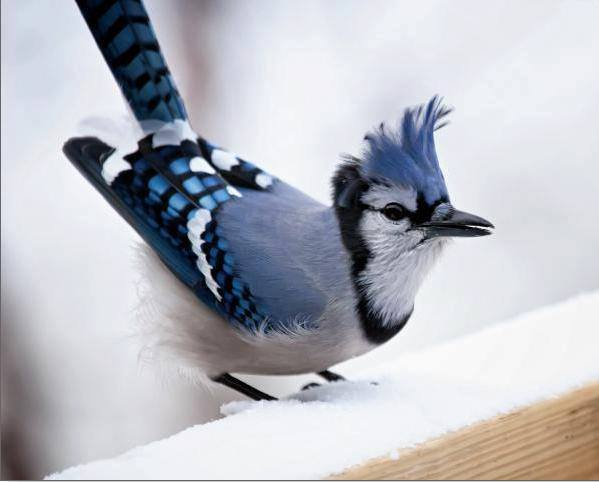
#> input picture images/bird.jpg, 599 x 482 px; its folder holds only this picture in this run
$ jupyter execute preprocessing.ipynb
#> lines starting #> are read from the running program, lines starting #| are printed output that depends on the picture; after the words box and inside, x2 and y2 are one past the last pixel; in counts of white or black regions, pixels touching at a corner belong together
In this notebook we will try different automatic gray to binary transformation algorithms.

[cell 1]
import matplotlib.pyplot as plt
import numpy as np
import cv2
import os

[cell 2]
def plot_images(imgs_list, imgs_titles=[]):
    """
    Display a list of images with their titles using Matplotlib.

    Args:
    - imgs_list (list): List of images (as NumPy arrays) to be displayed.
    - imgs_titles (list, optional): List of titles for each image. Default is an empty list.

    Returns:
    - None

    Example:
    plot_images([img1, img2], ["Title 1", "Title 2"])
    """
    num_of_imgs = len(imgs_list)

    # Create a subplot with 1 row and 'num_of_imgs' columns
    fig, ax = plt.subplots(1, num_of_imgs, figsize=(12, 8))

    # Loop through the images and display them
    for i in range(num_of_imgs):
        ax[i].imshow(imgs_list[i], cmap='gray')  # Show the image
        ax[i].set_xticks([])
        ax[i].set_yticks([])
        # Add title if titles are provided and the index is within range
        if len(imgs_titles) and i < len(imgs_titles):
            ax[i].set_title(imgs_titles[i])  # Set the title for the subplot

## We will try the following methods:

### Adaptive Thresholding:
- **cv2.ADAPTIVE_THRESH_MEAN_C:**
   - Calculates the threshold for a small region of the image, adjusting it for varying lighting conditions.

- **cv2.ADAPTIVE_THRESH_GAUSSIAN_C:**
   - Similar to mean, but the threshold value is the weighted sum of the neighborhood values.

### Otsu's Thresholding:
- **cv2.THRESH_OTSU:**
  - Determines an optimal threshold value by minimizing the intra-class variance of the binary image.

### Riddler-Calvard Thresholding:
- **cv2.THRESH_TRIANGLE:**
  - Determines the threshold based on the triangle method, where the threshold is found at the maximum of the histogram's longest side to the hypotenuse line.

[cell 3]
def get_binary_images(gray_img):
    thresholded_A_mean = cv2.adaptiveThreshold(gray_img, 255, cv2.ADAPTIVE_THRESH_MEAN_C,\
                                cv2.THRESH_BINARY,11,2)
    thresholded_A_gaussian = cv2.adaptiveThreshold(gray_img, 255, cv2.ADAPTIVE_THRESH_GAUSSIAN_C,
                                            cv2.THRESH_BINARY, 11, 2)
    _, thresholded_Otsu = cv2.threshold(gray_img, 0, 255, cv2.THRESH_BINARY + cv2.THRESH_OTSU)
    _, thresholded_triangle = cv2.threshold(gray_img, 0, 255, cv2.THRESH_BINARY + cv2.THRESH_TRIANGLE)
    return [thresholded_A_mean, thresholded_A_gaussian, thresholded_Otsu, thresholded_triangle]

[cell 4]
# read all images in images folder
# get the path of the parent directory
parent_dir = os.path.abspath(os.path.join(os.getcwd(), os.pardir))

# get images folder
imgs_dir = os.path.join(parent_dir, "images")

# get images
images = []
for filename in os.listdir(imgs_dir):
    if filename.endswith(('jpg', 'jpeg', 'tif')):
        image_path = os.path.join(imgs_dir, filename)
        img = cv2.imread(image_path)
#> img is the input picture: shape (482, 599, 3); mean B, G, R 193.3, 185.7, 184.2
        images.append(img)

[cell 5]
# Show images after applying transformation on them
for img in images:
    size = len(img.shape)
    if(size == 3):
        gray_img = cv2.cvtColor(img, cv2.COLOR_BGR2GRAY)
    else:
        gray_img = img

    binary_imgs = get_binary_images(gray_img)
    binary_imgs.append(img)
    plot_images(binary_imgs, ["Mean", "Gaussain", "Otsu", "Riddler", "Original"])
#> this loop made 1 pass
#> (size, num_of_imgs in plot_images) on pass 1: (3, 5)
#> pass 1, `gray_img = cv2.cvtColor(img, cv2.COLOR_BGR2GRAY)`:
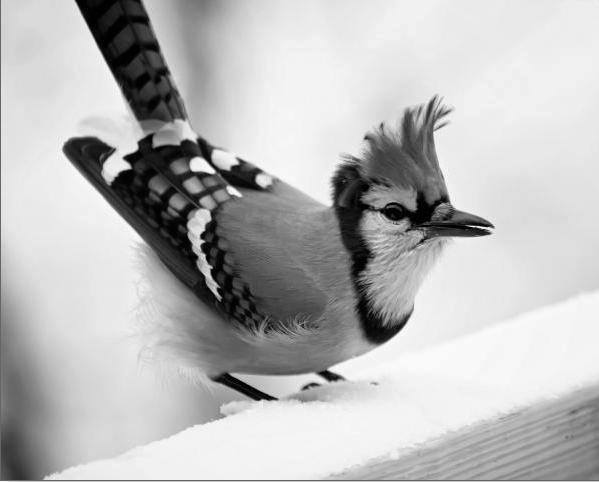
#> gray_img: shape (482, 599); min 0, max 255, mean 186.1
#> pass 1, in get_binary_images, `thresholded_A_mean = cv2.adaptiveThreshold(gray_img, 255, cv2.ADAPTIVE..`:
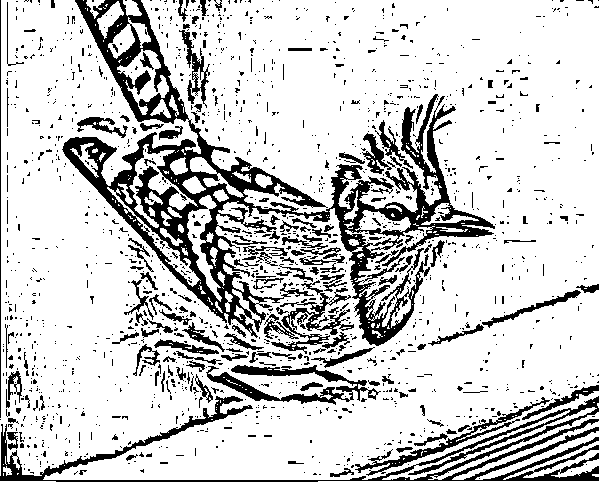
#> thresholded_A_mean: shape (482, 599); 80.2% white; 1517 black regions (1348 under 20 px), largest, box (x1, y1, x2, y2) and area: (62, 0, 495, 346) 25653, (0, 396, 599, 482) 7447, (206, 365, 381, 405) 2185
#> pass 1, in get_binary_images, `thresholded_A_gaussian = cv2.adaptiveThreshold(gray_img, 255, cv2.ADAP..`:
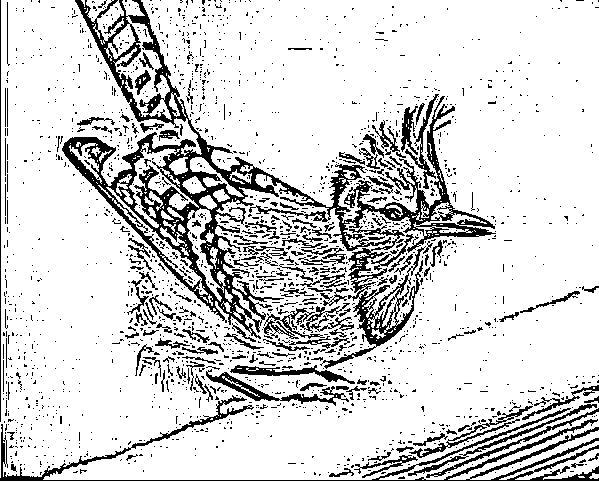
#> thresholded_A_gaussian: shape (482, 599); 83.5% white; 1961 black regions (1774 under 20 px), largest, box (x1, y1, x2, y2) and area: (62, 0, 496, 369) 21054, (0, 395, 599, 481) 4496, (206, 369, 349, 406) 947
#> pass 1, in get_binary_images, `_, thresholded_Otsu = cv2.threshold(gray_img, 0, 255, cv2.THRESH_BINAR..`:
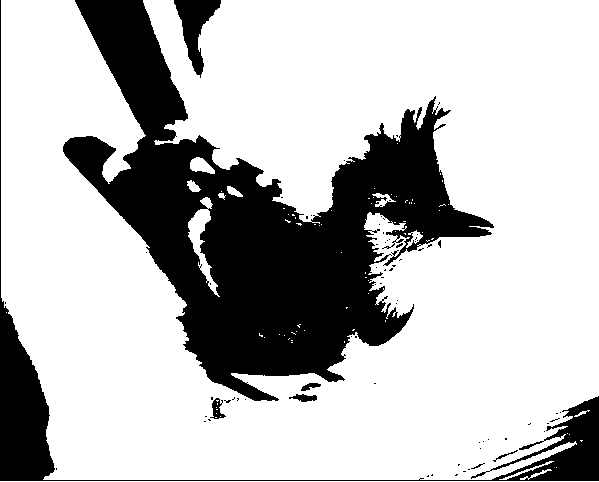
#> thresholded_Otsu: shape (482, 599); 73.8% white; 73 black regions (65 under 20 px), largest, box (x1, y1, x2, y2) and area: (63, 0, 494, 401) 62052, (0, 0, 599, 481) 11243, (174, 0, 221, 78) 1555
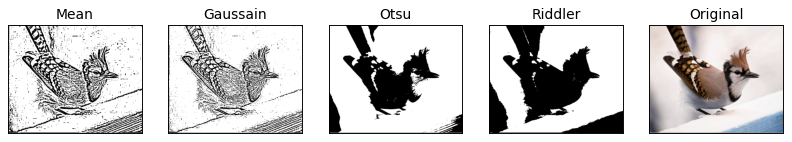
#> figure drawn by matplotlib, 5 panels; B, G, R data is drawn as R, G, B

$ run again, on images/img3.jpg
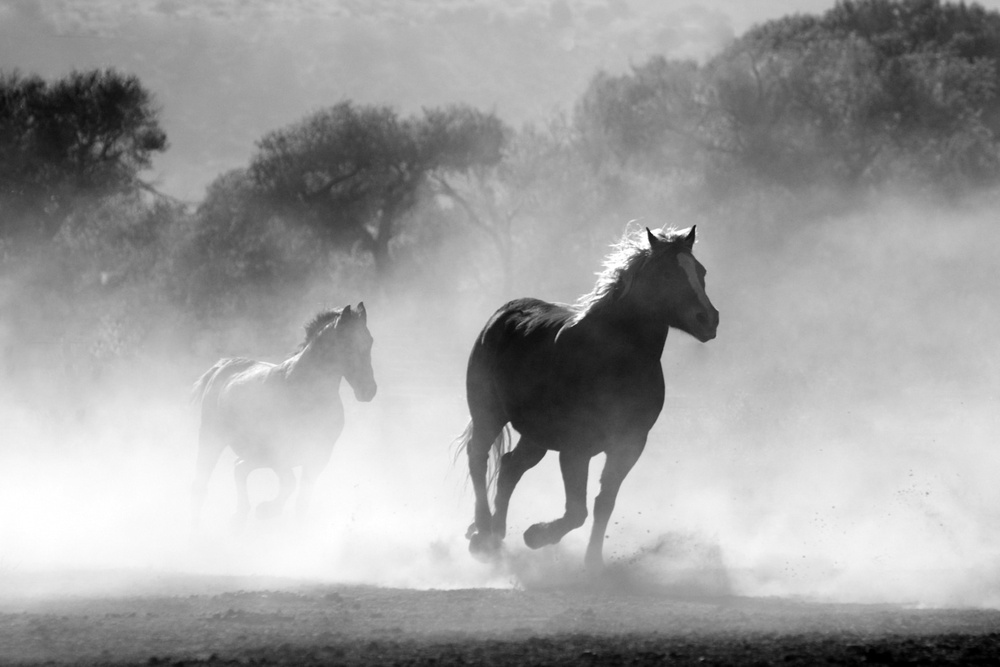
#> input picture images/img3.jpg, 1000 x 667 px, shrunk from 4500 x 3000 before the run
#> img is the input picture: shape (667, 1000, 3); min 0, max 255, mean 158.9
#> the loop `for img in images:` made 1 pass
#> (size, num_of_imgs in plot_images) on pass 1: (3, 5)
#> pass 1, in get_binary_images, `thresholded_A_mean = cv2.adaptiveThreshold(gray_img, 255, cv2.ADAPTIVE..`:
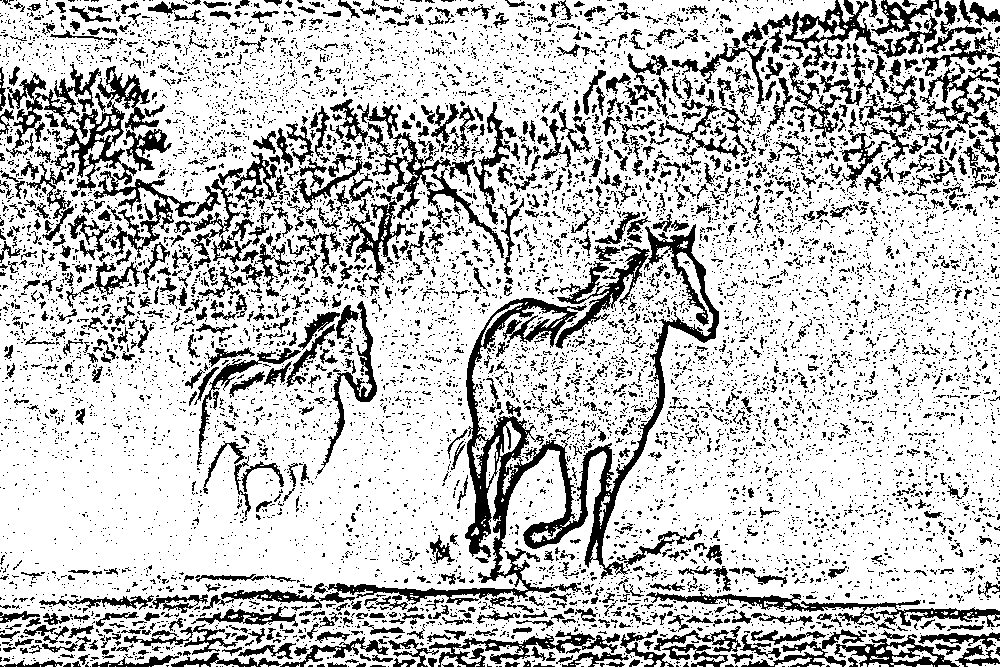
#> thresholded_A_mean: shape (667, 1000); 76% white; 9372 black regions (8311 under 20 px), largest, box (x1, y1, x2, y2) and area: (319, 224, 719, 610) 16204, (6, 64, 221, 258) 8281, (646, 592, 1000, 631) 2755
#> pass 1, in get_binary_images, `_, thresholded_Otsu = cv2.threshold(gray_img, 0, 255, cv2.THRESH_BINAR..`:
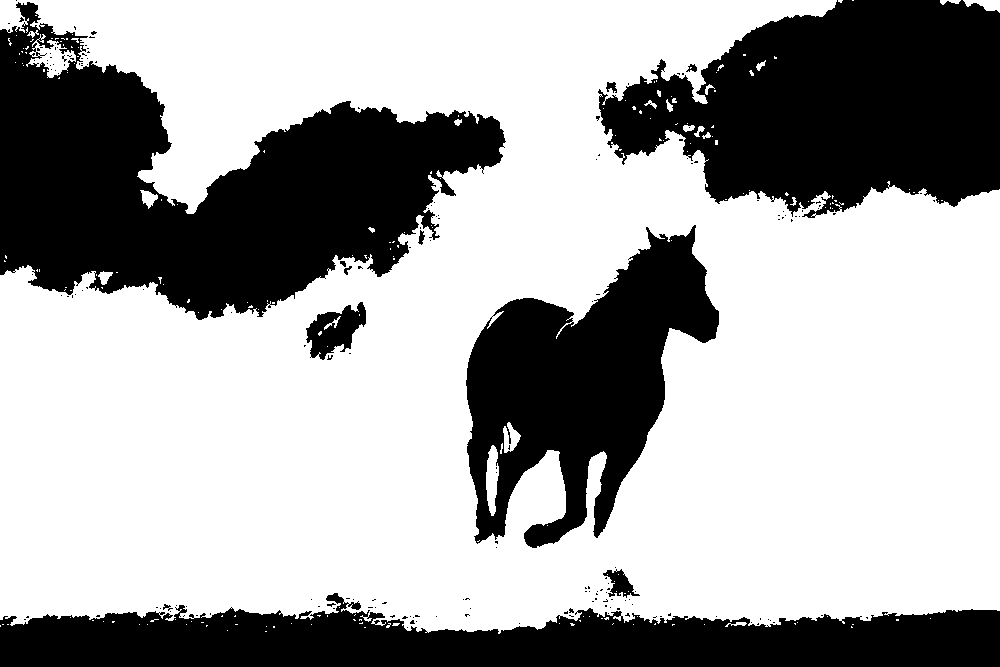
#> thresholded_Otsu: shape (667, 1000); 65.2% white; 180 black regions (168 under 20 px), largest, box (x1, y1, x2, y2) and area: (0, 2, 506, 320) 78386, (598, 0, 1000, 218) 60240, (0, 593, 1000, 667) 48881
